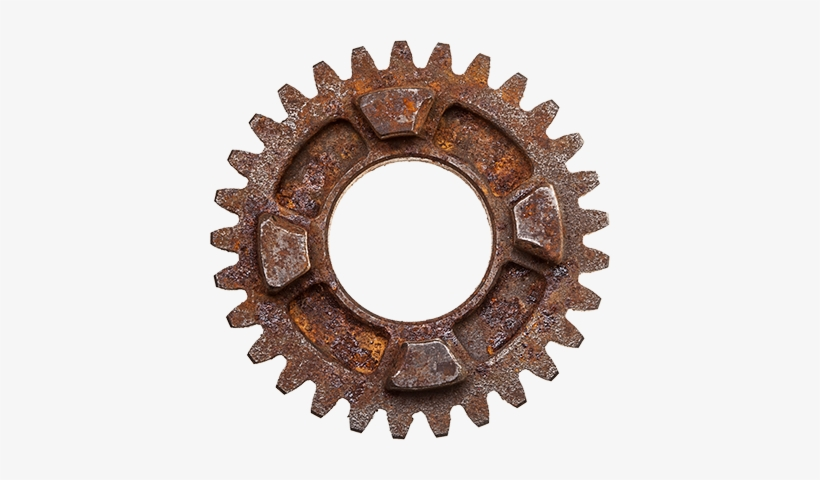
#> input picture Counting Gear teeth/M_gear_3.png, 820 x 480 px
$ python Main_GearTeeth_Count_multipleImages.py
#> lines starting #> are read from the running program, lines starting #| are printed output that depends on the picture; after the words box and inside, x2 and y2 are one past the last pixel; in counts of white or black regions, pixels touching at a corner belong together
import cv2
import time
import numpy as np
import math
import matplotlib.pyplot as plt
import scipy.fftpack

img = cv2.imread('M_gear_3.png') # 'b3.jpg'  # 'M_gear_3.png' # 'c2.jpg'
#> img is the input picture: shape (480, 820, 3); mean B, G, R 205, 208, 215.7
img_1 = cv2.imread('M_gear_3.png')

start_time = time.time()
filter_img = cv2.bilateralFilter(img, 5, 175, 175)

median_blurred = cv2.medianBlur(filter_img, 5)
edge_detected = cv2.Canny(median_blurred, 75, 200)
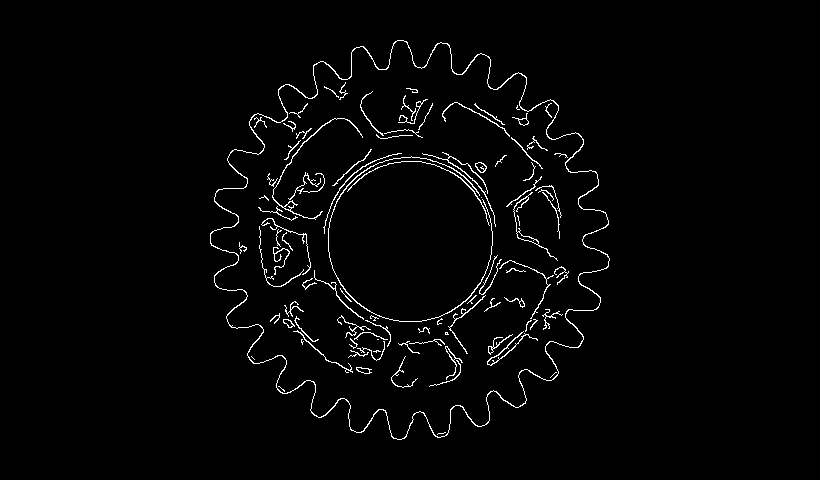
#> edge_detected: shape (480, 820); 2.1% white in thin lines or dots, all inside (x1, y1, x2, y2) = (210, 40, 610, 440)

contours, _ = cv2.findContours(edge_detected, cv2.RETR_EXTERNAL, cv2.CHAIN_APPROX_SIMPLE)
#> contours = 1 contour; box (x1, y1, x2, y2) and area: (210, 40, 610, 440) 110172
contour_list = []
for contour in contours:
    approx = cv2.approxPolyDP(contour, 0.01*cv2.arcLength(contour, True), True)
    area = cv2.contourArea(contour)
    if ((len(approx) > 5) & (len(approx) < 25) & (area > 50) ):
        contour_list.append(contour)
#> this loop made 1 pass
#> area on pass 1: 110172
#> after the loop, contour_list has the same summary as contours
c = max(contours, key = cv2.contourArea)
#> c = contour of 1016 points, box (x1, y1, x2, y2) (210, 40, 610, 440), area 110172
img = np.zeros_like(img)
cv2.drawContours(img, contour_list, -1, (255, 255, 255), 2)
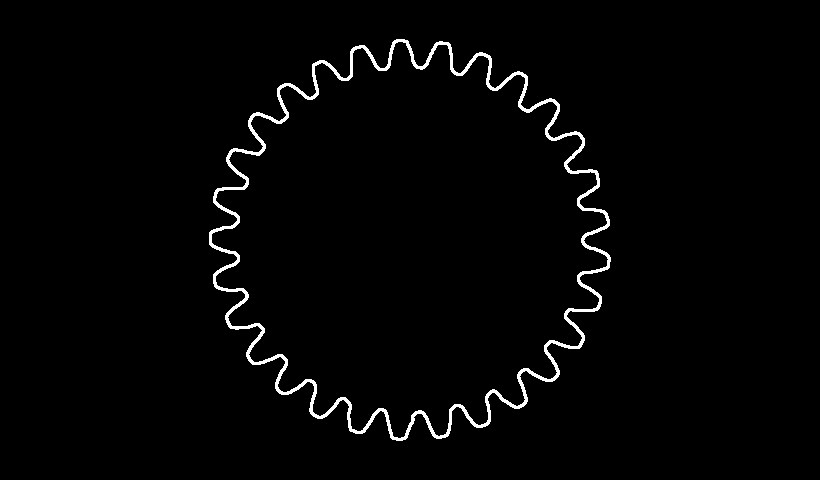
#> img: shape (480, 820, 3); 1.9% white; 1 white region, box (x1, y1, x2, y2) and area: (209, 39, 611, 441) 7562
cv2.imshow('Orginal_Image', img_1)
cv2.imshow('Grey img', img)
##cv2.waitKey(0)

# Get centroid
M = cv2.moments(c)
#> M = moments, m00 110172, centre m10/m00, m01/m00 = (409.5, 239.6)
cX = int(M["m10"] / M["m00"])
#> cX = 409
cY = int(M["m01"] / M["m00"])
#> cY = 239

def distance(a,b): return math.sqrt((a[0]-b[0])**2 + (a[1]-b[1])**2)

angle = 0
increment = 1/100
distances = []
display_image = img.copy()

while angle < 2*math.pi:

    img_size = max(img.shape)
    ray_end = int(math.sin(angle) * img_size + cX), int(math.cos(angle) * img_size + cY)
    center = cX, cY

    mask = np.zeros((img.shape[0], img.shape[1]), np.uint8)

    cv2.line(mask, center, ray_end, 255, 2)

    gear_slice = cv2.bitwise_and(img, img, mask = mask)
    _, thresh = cv2.threshold(cv2.cvtColor(gear_slice, cv2.COLOR_BGR2GRAY), 0 , 255, 0)

    edge_slice_contours, _ = cv2.findContours(thresh, cv2.RETR_EXTERNAL, cv2.CHAIN_APPROX_SIMPLE)

    try: M = cv2.moments(max(edge_slice_contours, key = cv2.contourArea))
    except:
        print("Contours were not detected correctly. Please change parameters.")
        break
    edge_location = int(M["m10"] / M["m00"]), int(M["m01"] / M["m00"])
    cv2.circle(display_image, edge_location, 0, (0,255,0), 4)

    center2edge_dist = distance(center, edge_location)

    distances.append(-center2edge_dist)
    temp = display_image.copy()

##    cv2.imshow('raw_image', temp)
    # k = cv2.waitKey(1)
    # if k == 27: break
    angle += increment
#> this loop made 629 passes
#> (ray_end, edge_slice_contours, edge_location, center2edge_dist) on passes 1 to 3: ((409, 1059), 1 contour, all with area under 20, (409, 427), 188), ((417, 1058), 1 contour, all with area under 20, (411, 421), 182), ((425, 1058), 1 contour, all with area under 20, (412, 417), 178)
#> pass 1, `gear_slice = cv2.bitwise_and(img, img, mask = mask)`:
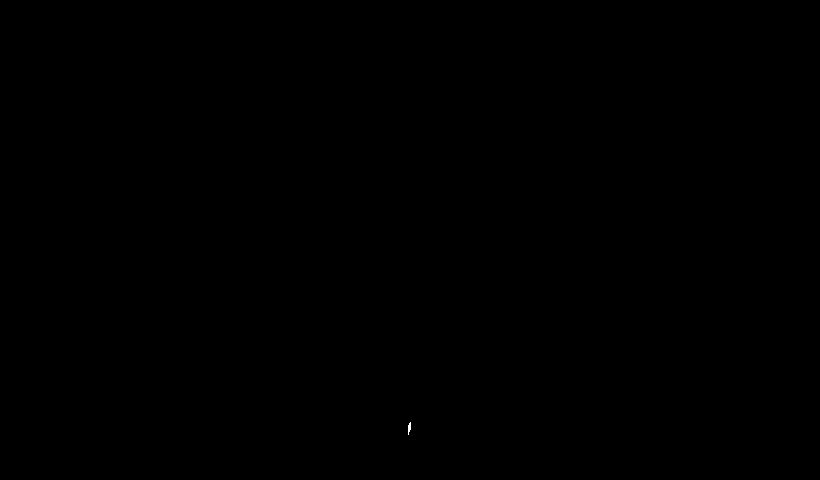
#> gear_slice: shape (480, 820, 3); 0.01% white in thin lines or dots, all inside (x1, y1, x2, y2) = (408, 422, 411, 435)
#> after the loop:
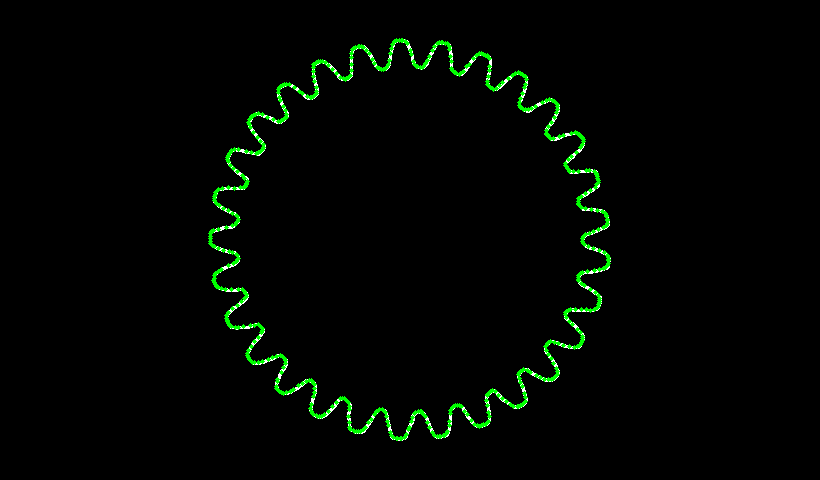
#> display_image: shape (480, 820, 3); 1.66% of pixels changed, all inside (x1, y1, x2, y2) = (208, 38, 611, 441)
#> after the loop: gear_slice: shape (480, 820, 3); 0.01% white in thin lines or dots, all inside (x1, y1, x2, y2) = (407, 423, 410, 438)
#> after the loop:
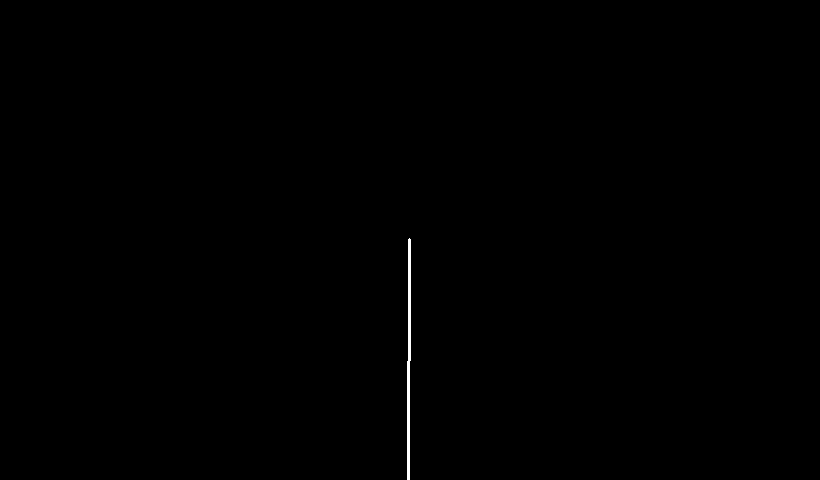
#> mask: shape (480, 820); 0.18% white; 1 white region, box (x1, y1, x2, y2) and area: (407, 238, 411, 480) 724
#> after the loop, angle = 6.29; distances = 629 values, max -171.7 at index 568, min -200.8 at index 210, mean -186.9

yf = scipy.fftpack.fft(distances)
num_teeth = list(yf).index(max(yf[2:200])) - 1
#> num_teeth = 28
print("--- %s seconds ---" % (time.time() - start_time))

print('Number of teeth in this gear: ' + str(num_teeth ))
#| Number of teeth in this gear: 28
cv2.putText(temp, 'Number of teeth in this gear: '+ str(num_teeth ), (50,50), cv2.FONT_HERSHEY_SIMPLEX, 1, (0,0,255),2)

cv2.imshow('raw_image', temp)
cv2.waitKey(0)
cv2.destroyAllWindows()
